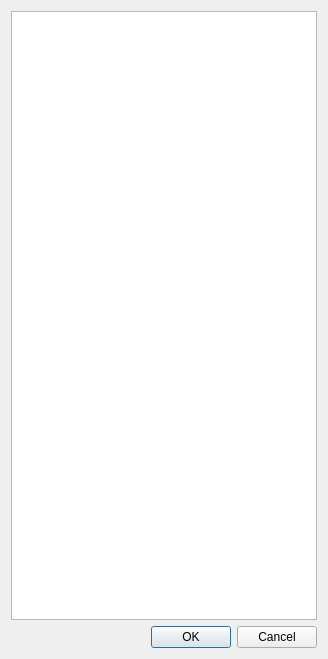
<?xml version="1.0" encoding="UTF-8"?>
<ui version="4.0">
 <class>SelectColumnDialog</class>
 <widget class="QDialog" name="SelectColumnDialog">
  <property name="geometry">
   <rect>
    <x>0</x>
    <y>0</y>
    <width>328</width>
    <height>659</height>
   </rect>
  </property>
  <property name="windowTitle">
   <string>Dialog</string>
  </property>
  <layout class="QVBoxLayout" name="verticalLayout_2">
   <item>
    <layout class="QVBoxLayout" name="verticalLayout">
     <item>
      <widget class="LocalizationList" name="localizationList"/>
     </item>
     <item>
      <widget class="QDialogButtonBox" name="buttonBox">
       <property name="orientation">
        <enum>Qt::Horizontal</enum>
       </property>
       <property name="standardButtons">
        <set>QDialogButtonBox::Cancel|QDialogButtonBox::Ok</set>
       </property>
      </widget>
     </item>
    </layout>
   </item>
  </layout>
 </widget>
 <customwidgets>
  <customwidget>
   <class>LocalizationList</class>
   <extends>QListWidget</extends>
   <header>localizationlist.hpp</header>
  </customwidget>
 </customwidgets>
 <resources/>
 <connections>
  <connection>
   <sender>buttonBox</sender>
   <signal>accepted()</signal>
   <receiver>SelectColumnDialog</receiver>
   <slot>accept()</slot>
   <hints>
    <hint type="sourcelabel">
     <x>248</x>
     <y>254</y>
    </hint>
    <hint type="destinationlabel">
     <x>157</x>
     <y>274</y>
    </hint>
   </hints>
  </connection>
  <connection>
   <sender>buttonBox</sender>
   <signal>rejected()</signal>
   <receiver>SelectColumnDialog</receiver>
   <slot>reject()</slot>
   <hints>
    <hint type="sourcelabel">
     <x>316</x>
     <y>260</y>
    </hint>
    <hint type="destinationlabel">
     <x>286</x>
     <y>274</y>
    </hint>
   </hints>
  </connection>
 </connections>
</ui>
